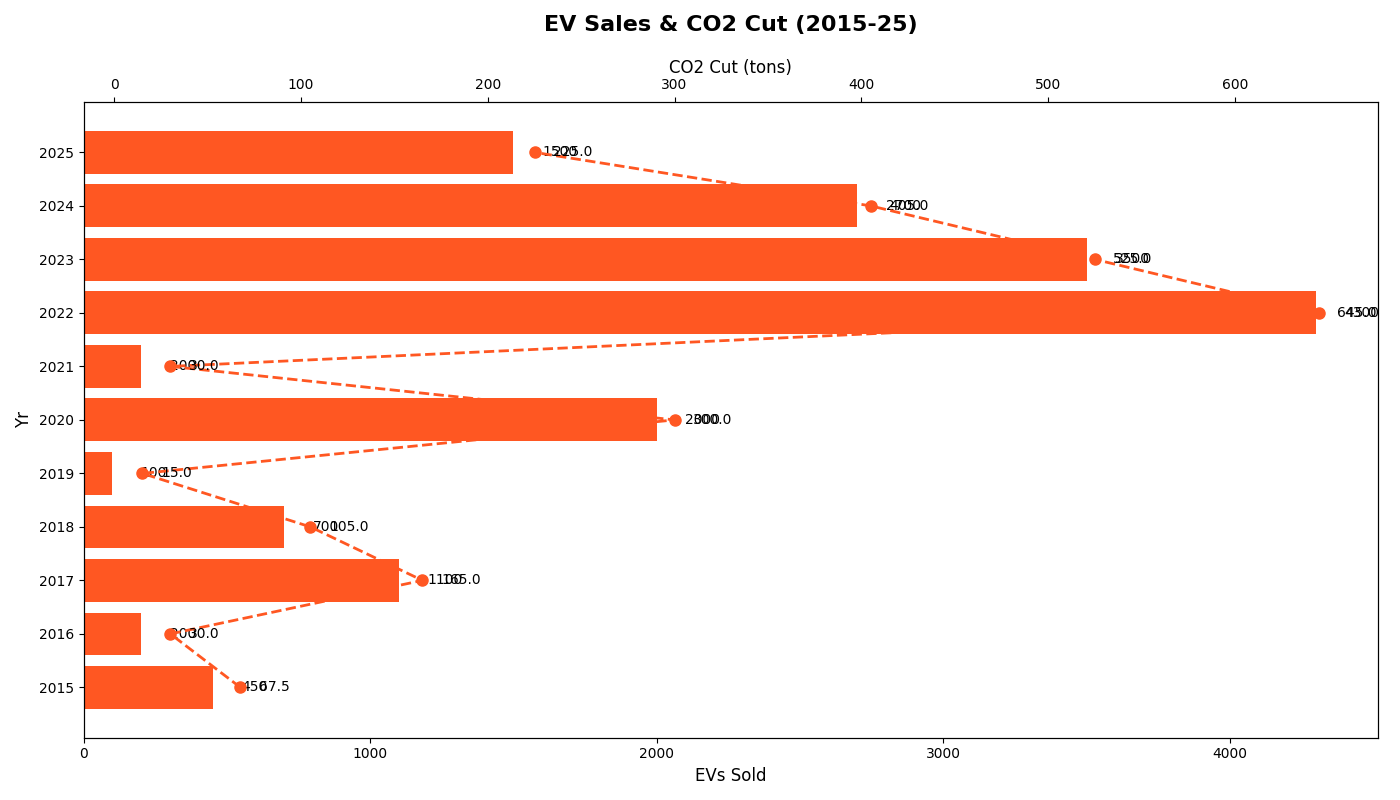

This figure's Python source:
import matplotlib.pyplot as plt
import numpy as np

years = np.arange(2015, 2026)
ev_sales = [450, 200, 1100, 700, 100, 2000, 200, 4300, 3500, 2700, 1500]

co2_reduction = np.array(ev_sales) * 0.15

fig, ax1 = plt.subplots(figsize=(14, 8))

# Consistent color for EV sales and CO2 reduction
common_color = '#FF5722'

# Horizontal bar chart for EV sales
bars = ax1.barh(years, ev_sales, color=common_color)
for bar, sales in zip(bars, ev_sales):
    xval = bar.get_width()
    ax1.text(xval + 100, bar.get_y() + bar.get_height() / 2, f'{sales}', va='center', ha='left', fontsize=10, color='black')

ax1.set_ylabel('Yr', fontsize=12)
ax1.set_xlabel('EVs Sold', fontsize=12)
ax1.set_title('EV Sales & CO2 Cut (2015-25)', fontsize=16, fontweight='bold', pad=20)
ax1.set_yticks(years)
ax1.set_yticklabels(years)

ax2 = ax1.twiny()
ax2.plot(co2_reduction, years, color=common_color, linestyle='--', marker='o', linewidth=2, markersize=8)
ax2.set_xlabel('CO2 Cut (tons)', fontsize=12, color='black')
ax2.tick_params(axis='x', labelcolor='black')

for i, reduction in enumerate(co2_reduction):
    ax2.text(reduction + 10, years[i], f'{reduction:.1f}', va='center', ha='left', fontsize=10, color='black')

plt.tight_layout()
plt.show()
